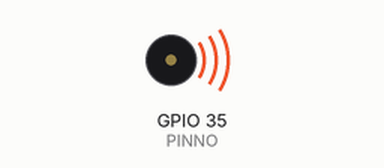
Recording of a sketch running on a simulated ESP32. On the bench: buzzer (waves = sounding).

Above: at 0.15 s.
At 5.0 s:
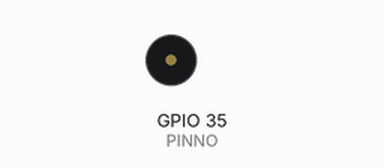
Timing chart, 0 to 8.1 s (numbered marks = the images above):
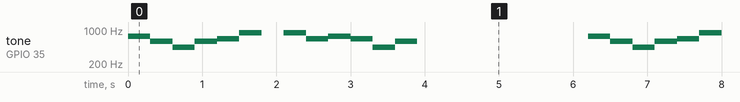

Measured:
- by itself, tone on GPIO 35 (PINNO): repeats every 6.2 s: 587 Hz 0.30 s, 440 Hz 0.30 s, 587 Hz 0.30 s, 659 Hz 0.30 s, 880 Hz 0.30 s, silent 0.30 s, 880 Hz 0.30 s, 659 Hz 0.30 s, 740 Hz 0.30 s, 659 Hz 0.30 s, 440 Hz 0.30 s, 587 Hz 0.30 s, silent 2.3 s, 740 Hz 0.30 s

The sketch:

family_mart.ino
```cpp
#define BEAT 300 // 音の長さを指定
#define PINNO 35 // 圧電スピーカを接続したピン番号

void setup() {
}
void loop() {
tone(PINNO,740,BEAT) ; // ファ#
delay(BEAT) ;
tone(PINNO,587,BEAT) ; // レ
delay(BEAT) ;
tone(PINNO,440,BEAT) ; // ラ
delay(BEAT) ;
tone(PINNO,587,BEAT) ; // レ
delay(BEAT) ;
tone(PINNO,659,BEAT) ; // ミ
delay(BEAT) ;
tone(PINNO,880,BEAT) ; // ラ
delay(600) ;
tone(PINNO,880,BEAT) ; // ラ
delay(BEAT) ;
tone(PINNO,659,BEAT) ; // ミ
delay(BEAT) ;
tone(PINNO,740,BEAT) ; // ファ#
delay(BEAT) ;
tone(PINNO,659,BEAT) ; // ミ
delay(BEAT) ;
tone(PINNO,440,BEAT) ; // ラ
delay(BEAT) ;
tone(PINNO,587,BEAT) ; // レ
delay(600) ;
delay(2000) ; // 2秒後に繰り返す
}
```
